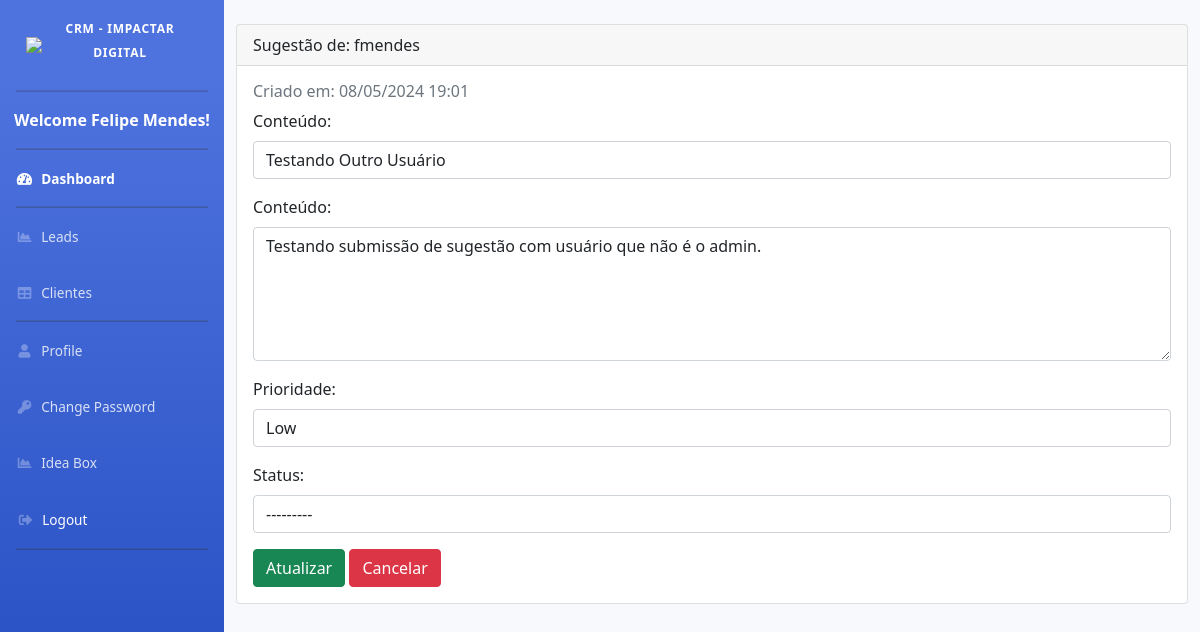
Page /update_suggestion/6/ (signed in) on the earlier database version.
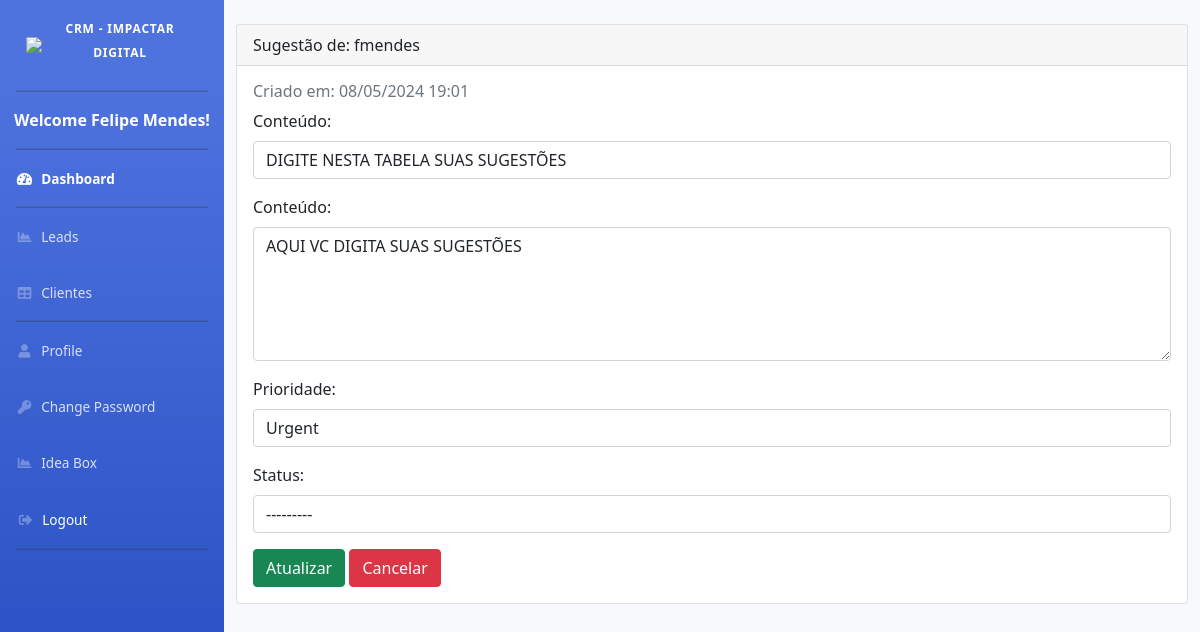
Same page on the later database version.
### apps/ideabox/models.py (models this page shows, shortened)
class Suggestion(models.Model):
    user = models.ForeignKey(settings.AUTH_USER_MODEL, on_delete=models.CASCADE, verbose_name="Usuário")
    title = models.TextField(max_length=50, verbose_name="Conteúdo", default="Título não especificado")
    created_at = models.DateTimeField(auto_now_add=True, verbose_name="Criado em")
    priority = models.ForeignKey(Priority, on_delete=models.SET_NULL, null=True, verbose_name="Prioridade")
    content = models.TextField(verbose_name="Conteúdo", blank=False)
    status = models.ForeignKey(Status, on_delete=models.SET_NULL, null=True, verbose_name="Status")

### apps/ideabox/views.py (the view, shortened to what this page needs)
# urls.py: path('update_suggestion/<int:pk>/', SuggestionUpdateView.as_view(), name='view_suggestion'),
class SuggestionUpdateView(LoginRequiredMixin, UpdateView):
    model = Suggestion
    form_class = SuggestionUpdateForm
    template_name = 'ideabox/view_suggestion.html'
    success_url = reverse_lazy('suggestions_list')

### apps/ideabox/forms.py
class SuggestionUpdateForm(forms.ModelForm):
    class Meta:
        model = Suggestion
        fields = ['title','content', 'priority', 'status']
        widgets = {
            'title': forms.TextInput(attrs={'class': 'form-control'}),
            'content': forms.Textarea(attrs={'cols': 40, 'rows': 5, 'class': 'form-control'}),
            'priority': forms.Select(attrs={'class': 'form-control'}),
            'status': forms.Select(attrs={'class': 'form-control'}),
        }

### apps/ideabox/models.py (called while the page is built)
    def __str__(self):
        return self.name

### templates/ideabox/view_suggestion.html (shortened to what this page needs)
{% extends 'base.html' %}
{% load static %}
{% load crispy_forms_tags %}
{% block content %}
<div class="container mt-4">
    <form method="post">
        <div class="card">
            <div class="card-header">
                Sugestão de: {{ suggestion.user.username }}
            </div>
            <div class="card-body">
                <h6 class="text-muted">Criado em: {{ suggestion.created_at|date:"d/m/Y H:i" }}</h6>
                <div class="form-group">
                    <label>Conteúdo:</label>
                    {% if request.user == suggestion.user or request.user.is_superuser %}
                        {{ form.title }}
                    {% else %}
                    <h5 class="card-title">{{ suggestion.title }}</h5>
                    {% endif %}
                </div>
                <div class="form-group">
                    <label>Conteúdo:</label>
                    {% if request.user == suggestion.user or request.user.is_superuser %}
                        {{ form.content }}
                    {% else %}
                        <p class="card-text">{{ suggestion.content }}</p>
                    {% endif %}
                </div>
                <div class="form-group">
                    <label>Prioridade:</label>
                    {% if request.user == suggestion.user or request.user.is_superuser %}
                        {{ form.priority }}
                    {% else %}
                        <p class="card-text">{{ suggestion.priority.name }}</p>
                    {% endif %}
                </div>
                <div class="form-group">
                    <label>Status:</label>
                    {% if request.user.is_superuser %}
                        {{ form.status }}
                    {% endif %}
                </div>
                {% if request.user == suggestion.user or request.user.is_superuser %}
                    <button type="submit" class="btn btn-success">Atualizar</button>
                    <a href="{% url 'suggestions_list' %}" class="btn btn-danger">Cancelar</a>
                {% else %}
                    <a href="{% url 'suggestions_list' %}" class="btn btn-secondary">Voltar</a>
                {% endif %}
            </div>
        </div>
    </form>
</div>
{% endblock %}

Differences in the rows shown:
changed Suggestion "fmendes": title "Testando Outro Usuário" → "DIGITE NESTA TABELA SUAS SUGESTÕES"; content "Testando submissão de sugestão com usuário que não é o admin." → "AQUI VC DIGITA SUAS SUGESTÕES"; priority "Low" → "Urgent"
